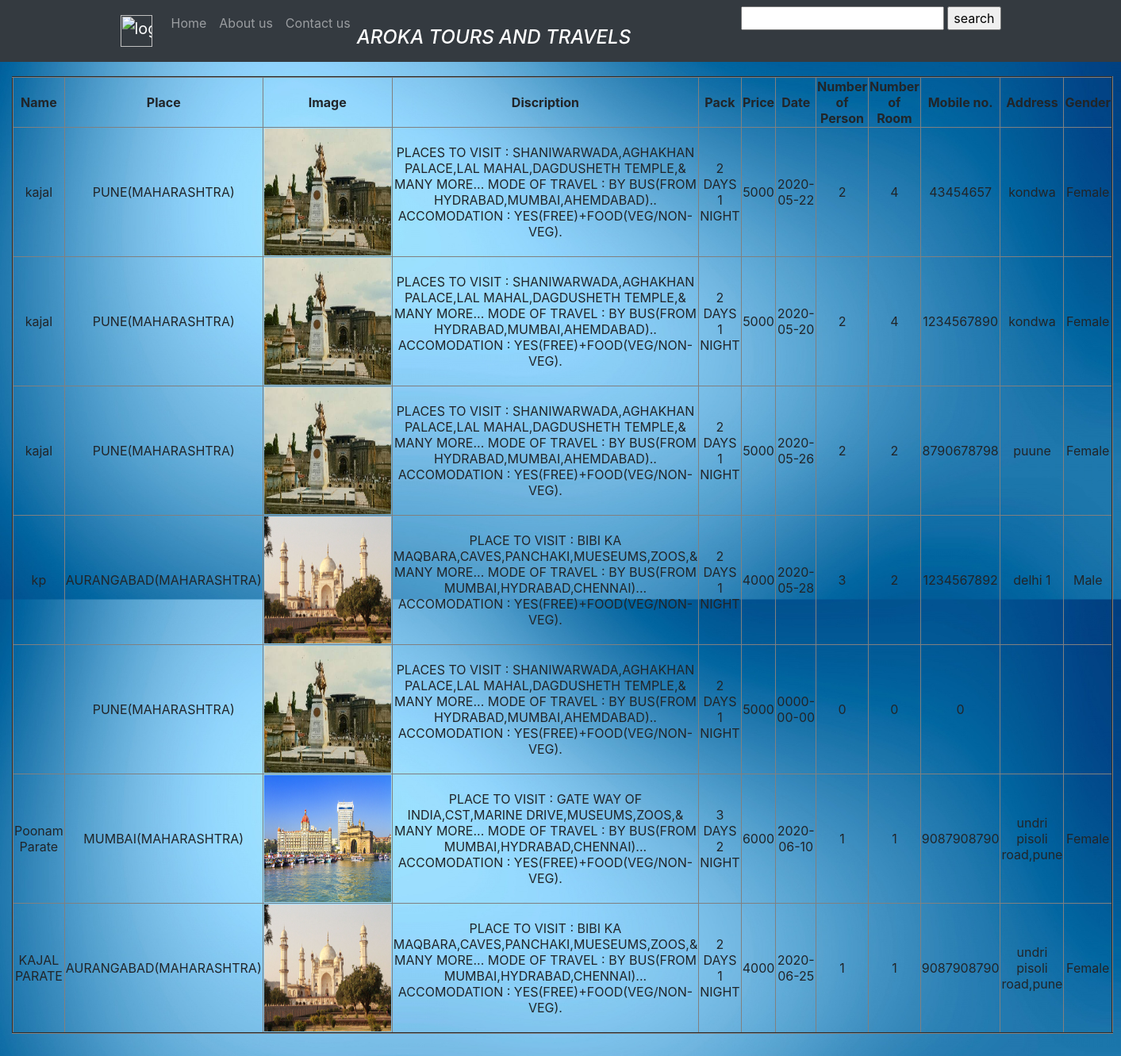
The page /customers.php on the database its author committed.
### tables this page shows
CREATE TABLE `bookings` (
  `id` int(11) NOT NULL,
  `usr_id` int(11) DEFAULT NULL,
  `placeid` int(11) DEFAULT NULL,
  `arvPlace` varchar(20) DEFAULT NULL,
  `date` date DEFAULT NULL,
  `noOfPerson` int(11) DEFAULT NULL,
  `noOfChild` int(11) DEFAULT NULL,
  `name` varchar(20) DEFAULT NULL,
  `mno` bigint(20) DEFAULT NULL,
  `address` varchar(50) DEFAULT NULL,
  `gender` varchar(20) NOT NULL,
  `noRoom` int(11) NOT NULL
);

CREATE TABLE `addplaces` (
  `id` int(11) NOT NULL,
  `name` varchar(50) NOT NULL,
  `img` text NOT NULL,
  `disc` varchar(400) NOT NULL,
  `pack` varchar(30) NOT NULL,
  `price` int(11) NOT NULL
);

### customers.php (the view, shortened to what this page needs)
<html>
<head>
  <link rel="stylesheet" href="https://maxcdn.bootstrapcdn.com/bootstrap/4.3.1/css/bootstrap.min.css">
<link rel="stylesheet" type="text/css" href="css/bookDetail.css">
</head>
<body background="img\background\bluebg.jpg" style="background-size:100%;background-position: fixed;">
<nav class="navbar navbar-expand-sm navbar-dark bg-dark fixed-top scrolling-navbar">
  <div class="container">
    <a class="navbar-brand" href="logca.html">
   <img src="https://c7.uihere.com/files/370/680/1005/login-facebook-computer-icons-button-clip-art-register-button.jpg" alt="login" style="width:40px";>
    </a>
    <div class="collapse navbar-collapse" id="navbarSupportedContent-7">
    <ul class="navbar-nav mr-auto">
      <li class="nav-item ">
        <a class="nav-link" href="homepage.php">Home</a>
      </li>
      <li class="nav-item ">
        <a class="nav-link" href="aboutus.html">About us</a>
      </li>
    <li class="nav-item">
      <a class="nav-link" href="contus.html">Contact us</a>
    </li>
    <li class="nav-item">
      <br>
      <a ><b><i><h4><font color="white">AROKA TOURS AND TRAVELS</font></h4></i></b></a>
    </li>
  </ul>
  <ul>
    <div class="md-form">
      <form action="#" method="GET">
        <input type="text" name="search">
        <input type="submit" name="Search" value="search">
      </form>
    </div>
  </ul>
  </div>
</nav>
<div class="container-fluid py-5 my-5">
  <table border=2 class="text-center">
    <tr><th>Name</th><th>Place</th><th>Image</th><th>Discription</th><th>Pack</th><th>Price</th><th>Date</th><th>Number of Person</th><th>Number of Room</th><th>Mobile no.</th><th>Address</th><th>Gender</th></tr>
    <?php
      include 'isLogin.php';
      $sql="SELECT * FROM bookings";
      $result=$conn->query($sql);
      while ($row=$result->fetch_assoc())
      {
        $sql1="SELECT * FROM addplaces WHERE id='".$row['placeid']."'";
        $result1=$conn->query($sql1);
        while ($row1=$result1->fetch_assoc())
        {
          echo "<tr><td>".$row['name']."</td><td>".$row1['name']."</td><td><img id='img' src=".$row1['img']."></td><td>".$row1['disc']."</td><td>".$row1['pack']."</td><td>".$row1['price']."</td><td>".$row['date']."</td><td>".$row['noOfPerson']."</td><td>".$row['noRoom']."</td><td>".$row['mno']."</td><td>".$row['address']."</td><td>".$row['gender']."</td></tr>";
        }
      }
    ?>
  </table>
</div>
</body>
</html>

### css/bookDetail.css (style rules this page uses)
#img { height: 10rem; width: 10rem; }

### rows shown on the page
bookings: name "kajal", date "2020-05-22", noOfPerson "2", noRoom "4", mno "43454657", address "kondwa", gender "Female"
addplaces: name "PUNE(MAHARASHTRA)", shows a picture, disc "PLACES TO VISIT : SHANIWARWADA,AGHAKHAN PALACE,LAL MAHAL,DAGDUSHETH TEMPLE,& MANY MORE... MODE OF TRAVEL : BY BUS(FROM HYDRABAD,MUMBAI,AHEMDABAD).. ACCOMODATION : YES(FREE)+FOOD(VEG/NON-VEG).", pack "2 DAYS 1 NIGHT", price "5000"
bookings: name "kajal", date "2020-05-20", noOfPerson "2", noRoom "4", mno "1234567890", address "kondwa", gender "Female"
bookings: name "kajal", date "2020-05-26", noOfPerson "2", noRoom "2", mno "8790678798", address "puune", gender "Female"
bookings: name "kp", date "2020-05-28", noOfPerson "3", noRoom "2", mno "1234567892", address "delhi 1", gender "Male"
addplaces: name "AURANGABAD(MAHARASHTRA)", shows a picture, disc "PLACE TO VISIT : BIBI KA MAQBARA,CAVES,PANCHAKI,MUESEUMS,ZOOS,& MANY MORE... MODE OF TRAVEL : BY BUS(FROM MUMBAI,HYDRABAD,CHENNAI)... ACCOMODATION : YES(FREE)+FOOD(VEG/NON-VEG).", pack "2 DAYS 1 NIGHT", price "4000"
bookings: date "0000-00-00", noOfPerson "0", noRoom "0", mno "0"
bookings: name "Poonam Parate", date "2020-06-10", noOfPerson "1", noRoom "1", mno "9087908790", address "undri pisoli road,pune", gender "Female"
addplaces: name "MUMBAI(MAHARASHTRA)", shows a picture, disc "PLACE TO VISIT : GATE WAY OF INDIA,CST,MARINE DRIVE,MUSEUMS,ZOOS,& MANY MORE... MODE OF TRAVEL : BY BUS(FROM MUMBAI,HYDRABAD,CHENNAI)... ACCOMODATION : YES(FREE)+FOOD(VEG/NON-VEG).", pack "3 DAYS 2 NIGHT", price "6000"
bookings: name "KAJAL PARATE", date "2020-06-25", noOfPerson "1", noRoom "1", mno "9087908790", address "undri pisoli road,pune", gender "Female"
